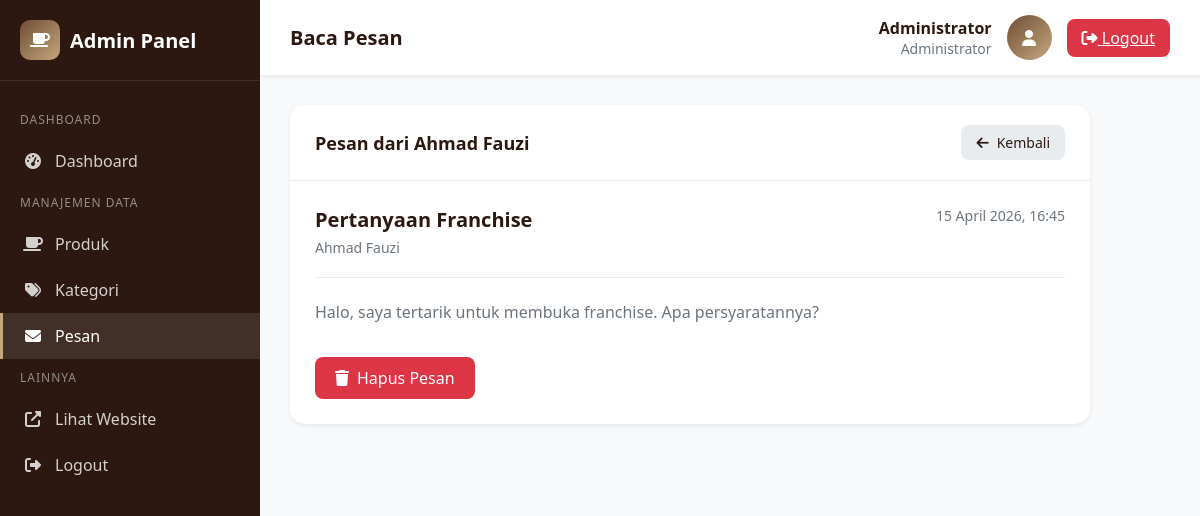
The page /admin/messages/view.php?id=1 (signed in) on the database its author committed.
### tables this page shows
CREATE TABLE IF NOT EXISTS messages (
    id INT PRIMARY KEY AUTO_INCREMENT,
    nama VARCHAR(100) NOT NULL,
    email VARCHAR(100) NOT NULL,
    subject VARCHAR(200),
    pesan TEXT NOT NULL,
    status ENUM('unread', 'read') DEFAULT 'unread',
    created_at TIMESTAMP DEFAULT CURRENT_TIMESTAMP
);

### admin/messages/view.php (the view, shortened to what this page needs)
<?php
$message_id = isset($_GET['id']) ? (int) $_GET['id'] : 0;
global $conn;
$stmt = $conn->prepare("SELECT * FROM messages WHERE id = ?");
$stmt->bind_param("i", $message_id);
$stmt->execute();
$result = $stmt->get_result();
$message = $result->fetch_assoc();
?>
<!DOCTYPE html>
<html lang="id">
<head>
    <link rel="stylesheet" href="https://cdnjs.cloudflare.com/ajax/libs/font-awesome/6.4.0/css/all.min.css">
</head>
<body>
    <aside class="sidebar">
        <div class="sidebar-brand">
            <div class="logo-icon"><i class="fas fa-coffee"></i></div>
            <span>Admin Panel</span>
        </div>
        <nav class="sidebar-menu">
            <div class="menu-section">Dashboard</div>
            <a href="../index.php" class="menu-item">
                <i class="fas fa-tachometer-alt"></i>
                <span>Dashboard</span>
            </a>
            <div class="menu-section">Manajemen Data</div>
            <a href="../products/index.php" class="menu-item">
                <i class="fas fa-coffee"></i>
                <span>Produk</span>
            </a>
            <a href="../categories/index.php" class="menu-item">
                <i class="fas fa-tags"></i>
                <span>Kategori</span>
            </a>
            <a href="index.php" class="menu-item active">
                <i class="fas fa-envelope"></i>
                <span>Pesan</span>
            </a>
            <div class="menu-section">Lainnya</div>
            <a href="../../index.php" class="menu-item" target="_blank">
                <i class="fas fa-external-link-alt"></i>
                <span>Lihat Website</span>
            </a>
            <a href="../logout.php" class="menu-item">
                <i class="fas fa-sign-out-alt"></i>
                <span>Logout</span>
            </a>
        </nav>
    </aside>
    <main class="main-content">
        <header class="admin-header">
            <h1 class="header-title">Baca Pesan</h1>
            <div class="header-user">
                <div class="user-info">
                    <div class="user-name">
                        <?= $_SESSION['admin_nama'] ?>
                    </div>
                    <div class="user-role">Administrator</div>
                </div>
                <div class="user-avatar"><i class="fas fa-user"></i></div>
                <a href="../logout.php" class="btn-logout"><i class="fas fa-sign-out-alt"></i> Logout</a>
            </div>
        </header>
        <div class="content">
            <div class="card">
                <div class="card-header">
                    <h2 class="card-title">Pesan dari
                        <?= $message['nama'] ?>
                    </h2>
                    <a href="index.php" class="btn-back"><i class="fas fa-arrow-left"></i> Kembali</a>
                </div>
                <div class="card-body">
                    <div class="message-header">
                        <div class="message-info">
                            <h3>
                                <?= $message['subject'] ?>
                            </h3>
                            <p>
                                <?= $message['nama'] ?>
                            </p>
                        </div>
                        <div class="message-date">
                            <?= date('d F Y, H:i', strtotime($message['created_at'])) ?>
                        </div>
                    </div>
                    <div class="message-content">
                        <?= nl2br($message['pesan']) ?>
                    </div>
                    <div class="message-actions">
                        <a href="delete.php?id=<?= $message['id'] ?>" class="btn-delete"
                            onclick="return confirm('Yakin hapus pesan ini?')">
                            <i class="fas fa-trash"></i> Hapus Pesan
                        </a>
                    </div>
                </div>
            </div>
        </div>
    </main>
</body>
</html>

### admin/messages/view.php (style rules this page uses)
:root { --primary: #6F4E37; --primary-dark: #5D4037; --dark: #2C1810; --white: #ffffff; --gray-100: #f8f9fa; --gray-200: #e9ecef; --gray-600: #6c757d; --danger: #dc3545; --shadow: 0 0.125rem 0.25rem rgba(0, 0, 0, 0.075); }
* { margin: 0; padding: 0; box-sizing: border-box; }
body { font-family: 'Segoe UI', Tahoma, Geneva, Verdana, sans-serif; background: var(--gray-100); min-height: 100vh; }
.sidebar { position: fixed; top: 0; left: 0; width: 260px; height: 100vh; background: var(--dark); color: var(--white); z-index: 100; }
.sidebar-brand { padding: 20px; display: flex; align-items: center; gap: 10px; border-bottom: 1px solid rgba(255, 255, 255, 0.1); }
.sidebar-brand .logo-icon { width: 40px; height: 40px; background: linear-gradient(135deg, var(--primary), #C4A77D); border-radius: 10px; display: flex; align-items: center; justify-content: center; }
.sidebar-brand span { font-size: 1.25rem; font-weight: 700; }
.sidebar-menu { padding: 20px 0; }
.menu-section { padding: 10px 20px; font-size: 0.75rem; text-transform: uppercase; color: rgba(255, 255, 255, 0.5); letter-spacing: 1px; }
.menu-item { padding: 12px 20px; display: flex; align-items: center; gap: 12px; color: rgba(255, 255, 255, 0.8); text-decoration: none; transition: all 0.3s; border-left: 3px solid transparent; }
.menu-item:hover, .menu-item.active { background: rgba(255, 255, 255, 0.1); color: var(--white); border-left-color: #C4A77D; }
.menu-item i { width: 20px; text-align: center; }
.main-content { margin-left: 260px; min-height: 100vh; }
.admin-header { background: var(--white); padding: 15px 30px; display: flex; justify-content: space-between; align-items: center; box-shadow: var(--shadow); }
.header-title { font-size: 1.25rem; font-weight: 600; color: var(--dark); }
.header-user { display: flex; align-items: center; gap: 15px; }
.user-info { text-align: right; }
.user-name { font-weight: 600; color: var(--dark); }
.user-role { font-size: 0.875rem; color: var(--gray-600); }
.user-avatar { width: 45px; height: 45px; background: linear-gradient(135deg, var(--primary), #C4A77D); border-radius: 50%; display: flex; align-items: center; justify-content: center; color: var(--white); }
.btn-logout { padding: 8px 15px; background: var(--danger); color: var(--white); border: none; border-radius: 8px; cursor: pointer; }
.content { padding: 30px; }
.card { background: var(--white); border-radius: 15px; box-shadow: var(--shadow); overflow: hidden; max-width: 800px; }
.card-header { padding: 20px 25px; border-bottom: 1px solid var(--gray-200); display: flex; justify-content: space-between; align-items: center; }
.card-title { font-size: 1.125rem; font-weight: 600; color: var(--dark); }
.btn-back { padding: 8px 15px; background: var(--gray-200); color: var(--dark); border: none; border-radius: 8px; text-decoration: none; font-size: 0.875rem; display: inline-flex; align-items: center; gap: 8px; }
.card-body { padding: 25px; }
.message-header { display: flex; justify-content: space-between; align-items: flex-start; margin-bottom: 20px; padding-bottom: 20px; border-bottom: 1px solid var(--gray-200); }
.message-info h3 { font-size: 1.25rem; color: var(--dark); margin-bottom: 5px; }
.message-info p { color: var(--gray-600); font-size: 0.875rem; }
.message-date { color: var(--gray-600); font-size: 0.875rem; }
.message-content { line-height: 1.8; color: var(--gray-600); }
.message-actions { margin-top: 30px; display: flex; gap: 10px; }
.btn-delete { padding: 10px 20px; background: var(--danger); color: var(--white); border: none; border-radius: 8px; text-decoration: none; display: inline-flex; align-items: center; gap: 8px; cursor: pointer; }

### rows shown on the page
messages: nama "Ahmad Fauzi", subject "Pertanyaan Franchise", created_at "15 April 2026, 16:45", pesan "Halo, saya tertarik untuk membuka franchise. Apa persyaratannya?"

### other values the page prints
$_SESSION['admin_nama'] "Administrator"
